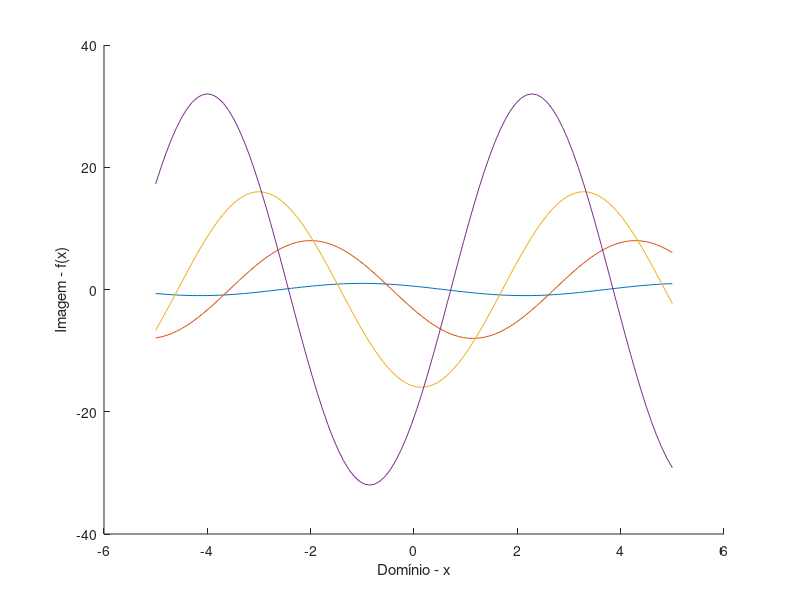

This chart was generated by the following MATLAB code:
close all
clear all
clc

% Exemplo de como normalizar um gráfico

x = linspace(-5,5,100);
f1 = cos(x+1);
f2 = 8*cos(x+2);
f3 = 16*cos(x+3);
f4 = 32*cos(x+4);

normaf1 = 1; % max(f1);
normaf2 = 1; % max(f2);
normaf3 = 1; % max(f3);
normaf4 = 1; % max(f4);

figure(1)
hold on
plot(x,f1./normaf1)
plot(x,f2./normaf2)
plot(x,f3./normaf3)
plot(x,f4./normaf4)
xlabel('Domínio - x')
ylabel('Imagem - f(x)')
